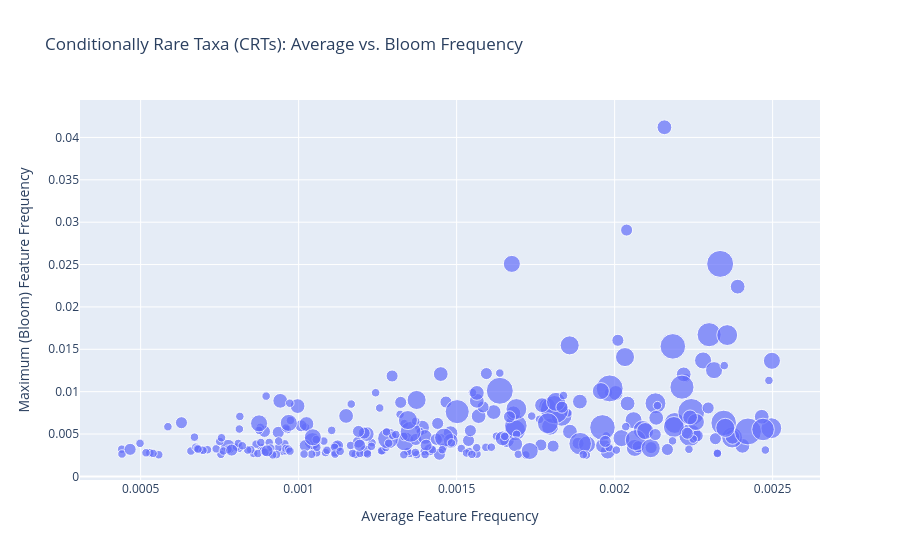

Notebook code cell kept with this figure:
### Code cell
crt_table = identify_CRT(df_y, feature_col='feature_id', 
                         abundance_col='ratio', bloom_threshold=0.0025, filter_crt=True)

print(crt_table)

fig = px.scatter(crt_table, 
                 x='avg_feature_frequency', 
                 y='max_feature_frequency',
                 size='bloom_count', 
                 hover_data=['feature_id'],

fig.show()

### Figure 1 — Plotly figure (JSON) as saved in the notebook; plotly's stock layout.template omitted (floating-point values rounded to 4 significant figures; data arrays with more than 128 entries replaced by an {"elided": "..."} marker saying what was removed)
{"data": [{"customdata": {"elided": "279x1 str values"}, "hovertemplate": "avg_feature_frequency=%{x}<br>max_feature_frequency=%{y}<br>bloom_count=%{marker.size}<br>feature_id=%{customdata[0]}<extra></extra>", "legendgroup": "", "marker": {"color": "#636efa", "size": {"elided": "279 int values"}, "sizemode": "area", "sizeref": 0.0275, "symbol": "circle"}, "mode": "markers", "name": "", "orientation": "v", "showlegend": false, "type": "scatter", "x": {"elided": "279 float values"}, "xaxis": "x", "y": {"elided": "279 float values"}, "yaxis": "y"}], "layout": {"legend": {"itemsizing": "constant", "tracegroupgap": 0}, "title": {"text": "Conditionally Rare Taxa (CRTs): Average vs. Bloom Frequency"}, "xaxis": {"anchor": "y", "domain": [0, 1], "title": {"text": "Average Feature Frequency"}}, "yaxis": {"anchor": "x", "domain": [0, 1], "title": {"text": "Maximum (Bloom) Feature Frequency"}}}}
